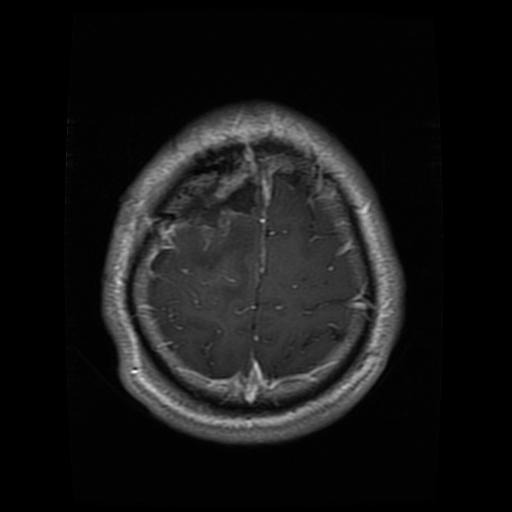
#> input picture All_Tumor_Labeled/glioma/Te-gl_0017.jpg, 512 x 512 px, found by its file name; its folder holds only this picture in this run
$ jupyter execute --allow-errors jupyter.ipynb   (older library calls are emulated)
#> lines starting #> are read from the running program, lines starting #| are printed output that depends on the picture
# Preprocesarea datelor
In prima parte a proiectului incarcam imaginile si formam tabelul cu caracteristici folosit ulterior pentru restul cerintelor.

[cell 1]
from google.colab import drive
drive.mount('/content/drive')
import os
import numpy as np
import pandas as pd
from PIL import Image, ImageOps
from skimage.filters import threshold_otsu
from scipy.stats import skew
from skimage.feature import graycomatrix, graycoprops
import random

# functie pentru convertirea imaginii in numpy array
def preprocess_image_pil(image_path, target_size):
#> called with target_size = (256, 256)
    img = Image.open(image_path)
#> img is the input picture: PIL image 512x512 RGB; min 0, max 254, mean 22
    img_gray = img.convert('L') # convertim in imagine gray-scale
    img_resized_pil = img_gray.resize(target_size)  # redimensionam toate imaginile la 256x256
    img_array = np.array(img_resized_pil)  # convertim intr-un array numpy
    return img_array

# functie pentru extragerea caracteristicilor
def extract_image_features(image_gray):
    features = {}
    flat_pixels = image_gray.flatten()
    # incercam cat pe mult sa ignoram background-ul negru
    # care strica valorile caracteristicilor folosind threshold_otsu
    uniq_vals = np.unique(image_gray)
#> uniq_vals = 190 values from 0 to 215
    thresh = threshold_otsu(image_gray)
#> thresh = 38
    brain_pixels = flat_pixels[flat_pixels > thresh]
#> brain_pixels = 17530 values, max 215 at index 14552, min 39 at index 0, mean 74.08
    brain_pixels_normalized = brain_pixels / 255.0 # normalizam valorile pixelilor
#> brain_pixels_normalized = 17530 values, max 0.843 at index 14552, min 0.153 at index 0, mean 0.29
    features['mean_intensity'] = np.mean(brain_pixels_normalized)
    features['std_intensity'] = np.std(brain_pixels_normalized)
    features['skewness'] = skew(brain_pixels_normalized)
    features['max_intensity'] = np.max(brain_pixels_normalized)
    # gray level co-occurance matrix - ne ajuta sa calculam caracteristici mai avansate
    # despre pixelii pe care ii avem in poza
    glcm = graycomatrix(image_gray, distances=[1], angles=[0], levels=256, symmetric=True, normed=True)
    features['contrast'] = graycoprops(glcm, 'contrast')[0, 0]
    features['energy'] = graycoprops(glcm, 'energy')[0, 0]
    features['homogeneity'] = graycoprops(glcm, 'homogeneity')[0, 0]
    features['dissimilarity'] = graycoprops(glcm, 'dissimilarity')[0, 0]
    features['correlation'] = graycoprops(glcm, 'correlation')[0, 0]
    glcm = glcm[glcm > 0] # avem grija sa nu calculam log(0)
#> glcm = 8340 values, max 0.283 at index 0, min 7.66e-06 at index 7, mean 0.00012
#> `img_features = extract_image_features(preprocessed_img_array)`: img_features = 10 items
#> `img_mirrored = ImageOps.mirror(img)`:
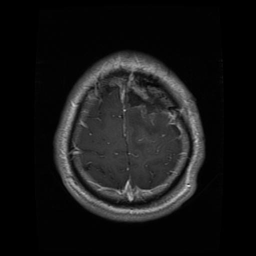
#> img_mirrored: PIL image 256x256 L; min 0, max 215, mean 22
    features['entropy'] = -np.sum(glcm * np.log2(glcm))
    return features

directory = '/content/drive/My Drive/All_Tumor_Labeled'
categories = ['glioma', 'meningioma', 'notumor', 'pituitary']
img_size = (256, 256)
output_csv = 'brain_tumor_features.csv'
all_features_list = []
print(f"Inceput extragere caracteristici...")
# iteram prin toate tipurile de tumori
#> (the rest of this cell did not finish here and is left out)

#> `img_rotated = img.rotate(angle)`:
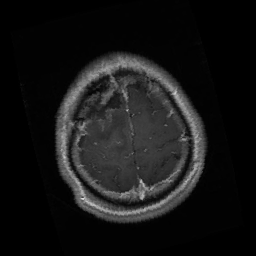
#> img_rotated: PIL image 256x256 L; min 0, max 215, mean 22
        features_mirrored['tumor_type'] = category
        features_mirrored['image_path'] = 'no_path'
        all_features_list.append(features_mirrored)

        # adaugam in dataset imaginile rotite cu un unghi random intre [-20, 20]
        img_rotated = img.rotate(angle)
        img_rotated_array = np.array(img_rotated)
        features_rotated = extract_image_features(img_rotated_array)
#> `img_mirrored_rotated = ImageOps.mirror(img).rotate(angle)`:
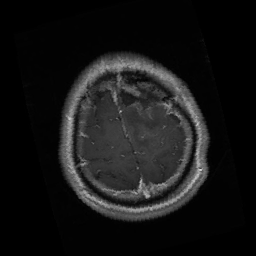
#> img_mirrored_rotated: PIL image 256x256 L; min 0, max 215, mean 21.9
        features_rotated['tumor_type'] = category
        features_rotated['image_path'] = 'no_path'
        all_features_list.append(features_rotated)

        # adaugam in dataset imaginile rotite cu acelasi unghi si oglindite
        img_mirrored_rotated = ImageOps.mirror(img).rotate(angle)
        img_mirrored_rotated_array = np.array(img_mirrored_rotated)
        features_mirrored_rotated = extract_image_features(img_mirrored_rotated_array)
#> pass 2 of the loop `for category_idx, category in enumerate(categories):`:
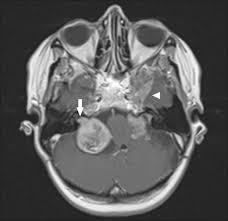
#> input picture All_Tumor_Labeled/meningioma/Te-meTr_0002.jpg, 228 x 221 px, found by its file name
#> in preprocess_image_pil, img is the input picture: PIL image 228x221 RGB; min 10, max 255, mean 90.4
#> img_gray: PIL image 228x221 L
#> `img_rotated = img.rotate(angle)`:
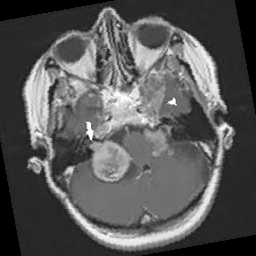
#> img_rotated: PIL image 256x256 L; min 0, max 255, mean 87.5
#> `img_mirrored_rotated = ImageOps.mirror(img).rotate(angle)`:
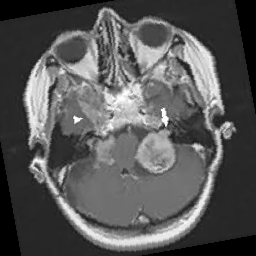
#> img_mirrored_rotated: PIL image 256x256 L; min 0, max 255, mean 87.5
        features_mirrored_rotated['tumor_type'] = category
        features_mirrored_rotated['image_path'] = 'no_path'
        all_features_list.append(features_mirrored_rotated)

        # afisam la fiecare 200 de iteratii sa putem vedea progresul
        if (i + 1) % 200 == 0:
            print(f"  Procesat {i + 1}/{len(image_files)} imagini in {category}...")
    print(f"Finalizat procesarea a {len(image_files)} imagini pentru categoria: {category}.")

features_df = pd.DataFrame(all_features_list)
# odata terminat afisam un mesaj de finalizare extragere
# si afisam primele 5 randuri + caracteristicile dataframe-ului
print(f"Extragerea caracteristicilor a {len(all_features_list)} finalizata.")
print(features_df.head())
print("Informatii DataFrame:")
features_df.info()
# salvam datele intr-un csv
features_df.to_csv(output_csv, index=False)
